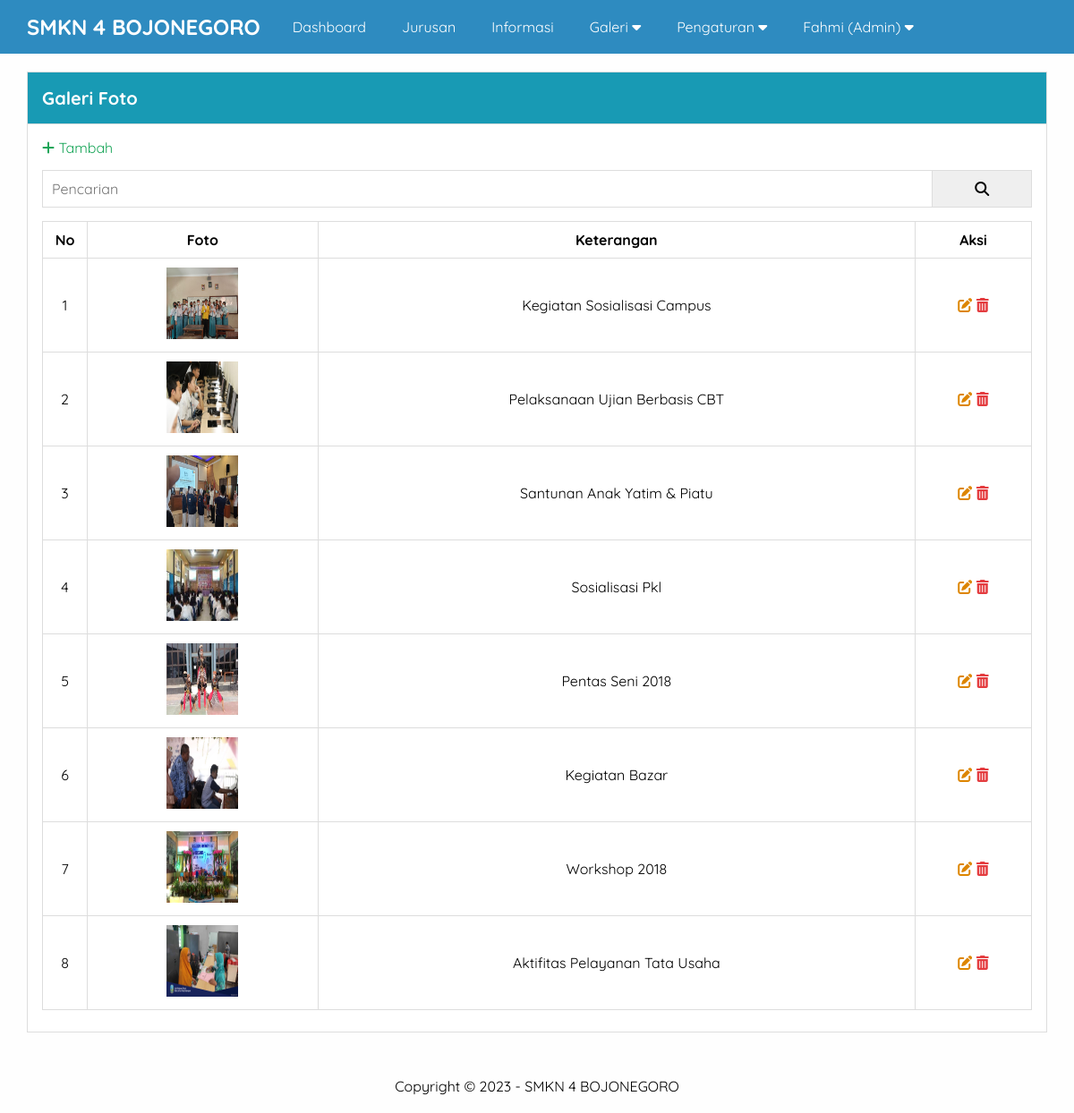
Screenshot of /admin/galeri.php (signed in) with the database file from the repository.
### tables this page shows
CREATE TABLE `pengaturan` (
  `id` int(11) NOT NULL,
  `nama` varchar(50) NOT NULL,
  `email` varchar(50) NOT NULL,
  `telepon` varchar(20) NOT NULL,
  `alamat` text NOT NULL,
  `logo` varchar(50) NOT NULL,
  `favicon` varchar(50) NOT NULL,
  `tentang_sekolah` text NOT NULL,
  `foto_sekolah` varchar(50) NOT NULL,
  `google_maps` text NOT NULL,
  `nama_kepsek` varchar(50) NOT NULL,
  `foto_kepsek` varchar(50) NOT NULL,
  `sambutan_kepsek` text NOT NULL,
  `created_at` timestamp NOT NULL DEFAULT current_timestamp(),
  `updated_at` datetime DEFAULT NULL
);

CREATE TABLE `galeri` (
  `id` int(11) NOT NULL,
  `foto` varchar(50) NOT NULL,
  `keterangan` varchar(50) NOT NULL,
  `created_at` timestamp NOT NULL DEFAULT current_timestamp(),
  `updated_at` datetime DEFAULT NULL
);

### admin/galeri.php (the view, shortened to what this page needs)
<?php include 'header.php';
?>
<div class="content">
  <div class="container">
    <div class="box">
      <div class="box-header">
        Galeri Foto
      </div>
      <div class="box-body">
        <a href="tambah-galeri.php" class="text-green"><i class="fa fa-plus"></i> Tambah</a>
        <form action="" method="GET">
          <div class="input-group">
            <input type="text" name="key" placeholder="Pencarian">
            <button type="submit"><i class="fa fa-search"></i></button>
          </div>
        </form>
        <table class="table">
          <thead>
            <tr>
              <th>No</th>
              <th>Foto</th>
              <th>Keterangan</th>
              <th>Aksi</th>
            </tr>
          </thead>
          <tbody>
            <?php
            $where = " WHERE 1=1 ";
            $galeri = mysqli_query($conn, "SELECT * FROM galeri $where ORDER BY id DESC");
            if (mysqli_num_rows($galeri) > 0) {
              $no = 1;
              while ($p = mysqli_fetch_array($galeri)) {
            ?>
                <tr align="center">
                  <td><?= $no++; ?></td>
                  <td><a href="../uploads/galeri/<?= $p['foto']; ?>" target="_blank"><img src="../uploads/galeri/<?= $p['foto']; ?>" width="80px" height="80px"></a></td>
                  <td><?= $p['keterangan']; ?></td>
                  <td>
                    <a href="edit-galeri.php?id=<?= $p['id']; ?>" class="text-orange" title="Edit Data"><i class="fa fa-edit"></i></a>
                    <a href="hapus-galeri.php?idgaleri=<?= $p['id']; ?>" class="text-red" title="Hapus Data" onclick="return confirm('Yakin Hapus?')"><i class="fa-solid fa-trash-can"></i></a>
                  </td>
                </tr>
              <?php }
            } else { ?>
              <tr>
                <td colspan="4">Data Tidak Ada</td>
              </tr>
            <?php } ?>
          </tbody>
        </table>
      </div>
    </div>
  </div>
</div>
<?php include 'footer.php'; ?>

### admin/header.php (shortened to what this page needs)
<?php
include "../koneksi.php";
$identitas = mysqli_query($conn, "SELECT * FROM pengaturan ORDER BY id DESC LIMIT 1");
$d = mysqli_fetch_object($identitas);
?>
<!DOCTYPE html>
<html lang="en">
<head>
  <link rel="stylesheet" href="../assets/css/style.css">
  <link rel="stylesheet" href="https://cdnjs.cloudflare.com/ajax/libs/font-awesome/6.1.1/css/all.min.css" />
</head>
<body class="bg-light">
  <div class="navbar">
    <div class="container">
      <h2 class="nav-brand float-left"><a href="index.php"><?= $d->nama; ?></a></h2>
      <ul class="nav-menu float-left">
        <li><a href="index.php">Dashboard</a></li>
        <?php
        if ($_SESSION['ulevel'] == 'Super Admin') { ?>
          <li><a href="pengguna.php">Pengguna</a></li>
        <?php
        } elseif ($_SESSION['ulevel'] == 'Admin') {
        ?>
          <li><a href="jurusan.php">Jurusan</a></li>
          <li><a href="informasi.php">Informasi</a></li>
          <li>
            <a href="#">Galeri <i class="fa fa-caret-down"></i></a>
          </li>
          <li>
            <a href="#">Pengaturan <i class="fa fa-caret-down"></i></a>
          </li>
        <?php } ?>
        <li>
          <a href="#"><?= $_SESSION['uname'] ?> (<?= $_SESSION['ulevel'] ?>) <i class="fa fa-caret-down"></i></a>
        </li>
      </ul>
    </div>
  </div>

### admin/footer.php
<div class="footer">
  <div class="container text-center">
    Copyright &copy; 2023 - <?= $d->nama; ?>
  </div>
</div>
</body>
</html>

### assets/css/style.css (style rules this page uses)
* { margin: 0; padding: 0; font-family: "Quicksand", sans-serif; box-sizing: border-box; }
a { text-decoration: none; }
.container { width: 1140px; margin: 0 auto; }
.container::after { content: ''; display: block; clear: both; }
.bg-light { background-color: #fefefe; }
.box { border: 1px solid #ddd; background-color: #fff; }
.box-header { padding: 16px; border-bottom: 1px solid #ddd; background-color: #189AB4; color: #fff; font-size: 20px; font-weight: 900; }
.box-body { padding: 16px; }
form { margin: 15px 0; }
.text-center { text-align: center !important; }
.navbar { height: 60px; width: 100%; background-color: #2E8BC0; position: fixed; top: 0; z-index: 1000; }
.navbar a { color: #fff; }
.nav-brand { display: inline-block; padding: 15px 0; margin-right: 16px; }
.float-left { float: left; }
.nav-menu { display: flex; list-style: none; }
.nav-menu li a { padding: 20px; display: inline-block; }
.table { width: 100%; border-collapse: collapse; margin: 8px 0; }
.table th, .table td { border: 1px solid #ddd; padding: 10px; }
.table td:first-child { width: 50px; text-align: center; }
.table td:last-child { width: 130px; text-align: center; }
.content { padding: 80px 0 30px 0; }
.footer { padding: 20px 0; }
.text-red { color: #e43d40; }
.text-orange { color: #dd8500; }
.text-green { color: #18a558; }
table tr th { font-weight: bold; }
.input-group:after { content: ''; clear: both; display: block; }
.input-group input[type="text"] { width: 90%; padding: 10px; font-size: 16px; float: left; border: 1px solid #ddd; }
.input-group button { width: 10%; padding: 10px; font-size: 16px; float: left; border: 1px solid #ddd; border-left: none; }

### rows the page displays
pengaturan: nama "SMKN 4 BOJONEGORO"
galeri: foto (picture), keterangan "Kegiatan Sosialisasi Campus"
galeri: foto (picture), keterangan "Pelaksanaan Ujian Berbasis CBT"
galeri: foto (picture), keterangan "Santunan Anak Yatim & Piatu"
galeri: foto (picture), keterangan "Sosialisasi Pkl"
galeri: foto (picture), keterangan "Pentas Seni 2018"
galeri: foto (picture), keterangan "Kegiatan Bazar"
galeri: foto (picture), keterangan "Workshop 2018"
galeri: foto (picture), keterangan "Aktifitas Pelayanan Tata Usaha"

### other values shown
$_SESSION['uname'] "Fahmi"
$_SESSION['ulevel'] "Admin"
